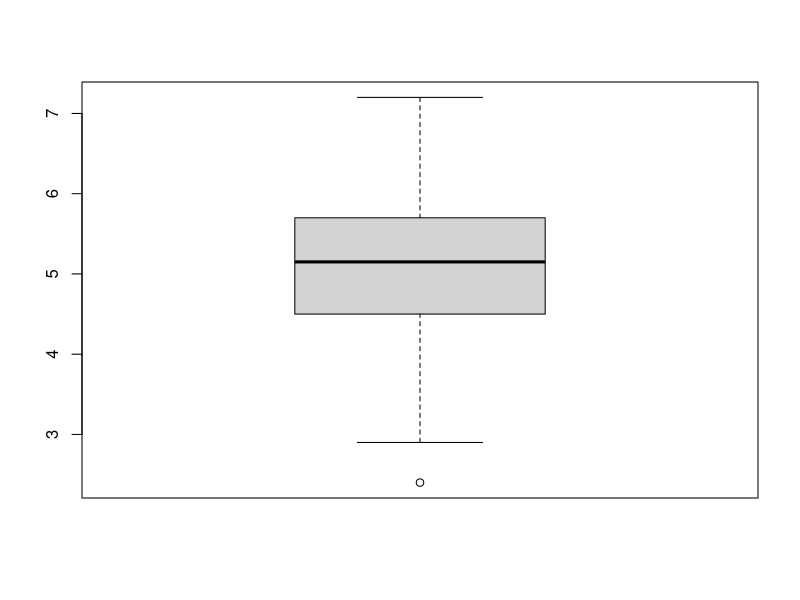
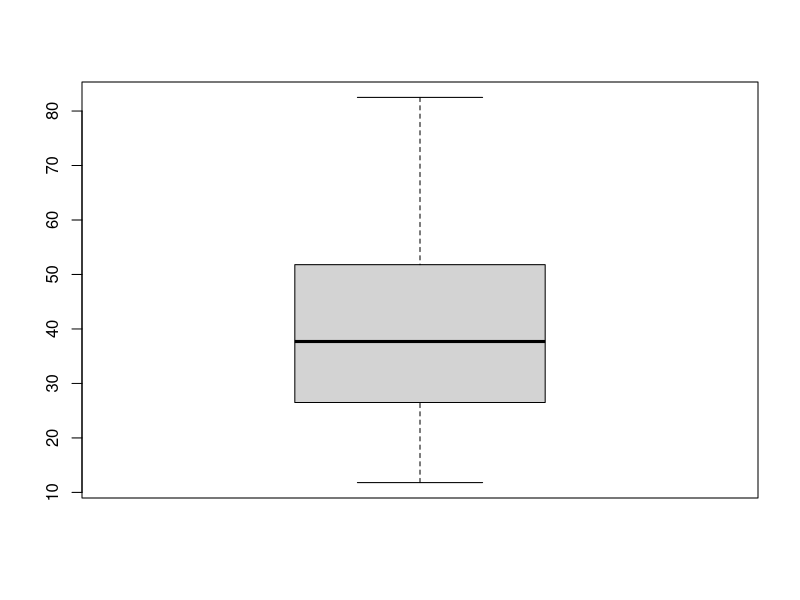
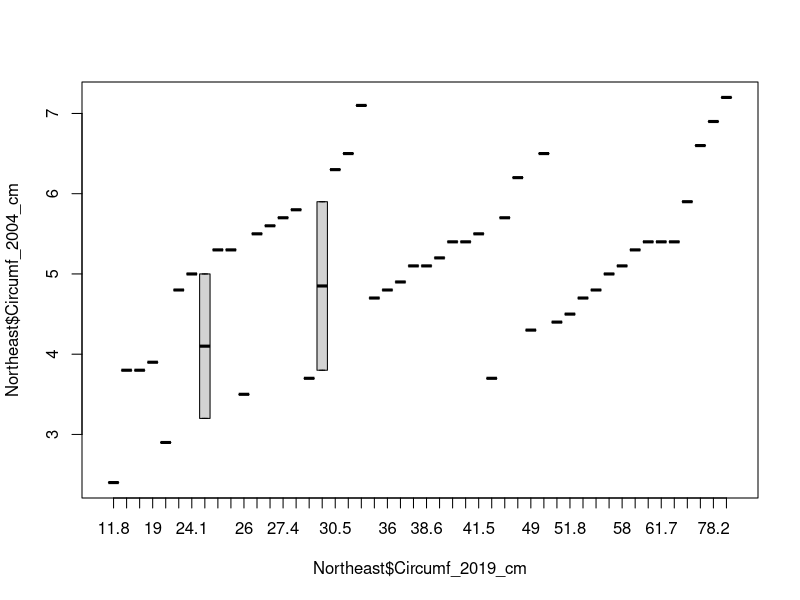
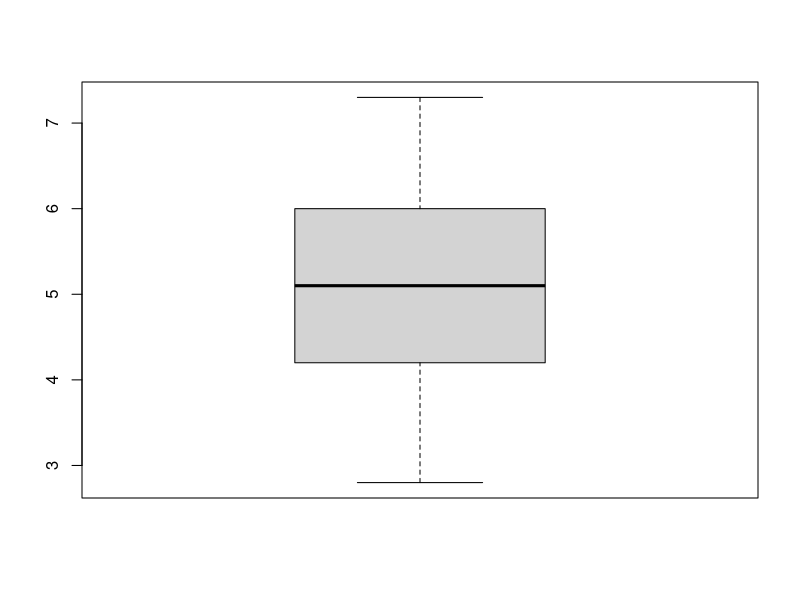
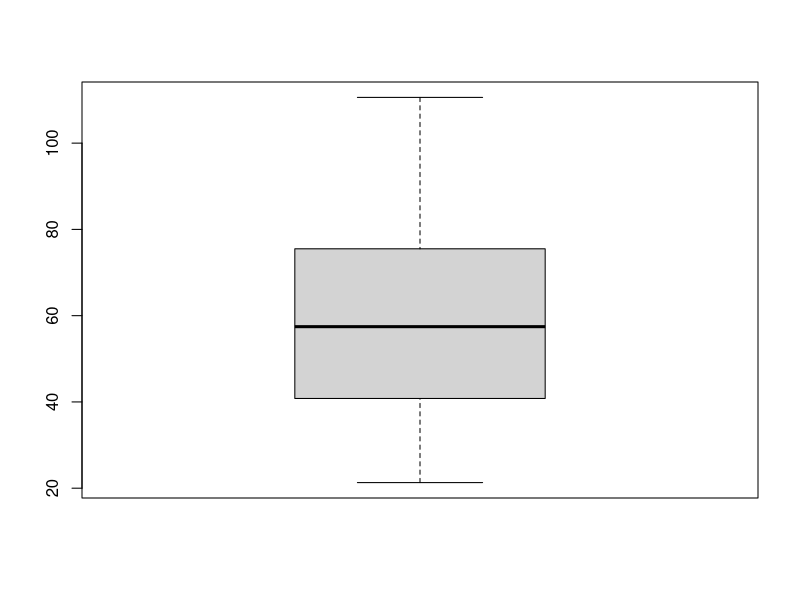
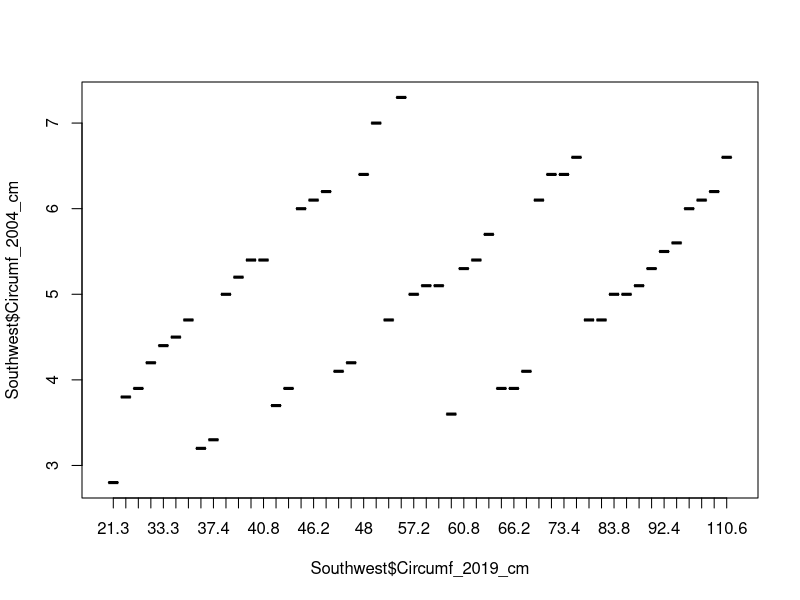

Source code (R) for these figures, in order: (Note: this script raises an error after producing the figures.)
#Q6 Import this csv file into an R object. What are the column names?

#run args() to find the arguments needed to read a csv file.
#In order to make an object, the data set needed to be saved under a name in environment. So for that, the name of the object will be given as "T"
#In oder to save the file as an object, run the command. R<-read.csv(file="tree_circumference,csv",header=true,sep=",")
#Then run the command to depict the table in console by typing R 
#In order to know the names of the columns in the cvs file, run the command colnames(R)
#This step will provide you with column names as characters. Characters are vectors.
args(read.csv)

R<-read.csv(file = "growth_data.csv",header = TRUE,sep = ",")
R

colnames(R)


#Q7 Calculate the mean and standard deviation of tree circumference at the start and end of the study at both sites.

#Use the function mean() and sd() to calculate the mean and sd in the Numerics. It shuould be noted that the column needed to be specified from the Table(R)
#Make a subset for two sites(northeast and southwest). Name the subset as "Northeast" and "Southwest"
#define the arguments you want to include in the subsets.
#As for an example;In Northeast <-(R[R$Site=="northeast",]) - the name of the subset is Northeast. R is the table which include the data of cvs file. 
#Define the column in the table using the symbol($).== syntax defines R$Site eqivalent to northeast.
#"" syntax is used in northeast as northeast is a character. 
#In, Northeast <-(R[R$Site=="northeast",]) the comma after "northeast" suggest that the function is run in all columns.

#Northeast
Northeast <-(R[R$Site=="northeast",])
Northeast
mean(Northeast$Circumf_2004_cm)
sd(Northeast$Circumf_2004_cm)
mean(Northeast$Circumf_2019_cm)
sd(Northeast$Circumf_2019_cm)


#Southwest
Southwest <-(R[R$Site=="southwest",])
Southwest
mean(Southwest$Circumf_2004_cm)
sd(Southwest$Circumf_2004_cm)
mean(Southwest$Circumf_2019_cm)
sd(Southwest$Circumf_2019_cm)




#Q8 Make a box plot of tree circumference at the start and end of the study at both sites.
#use the function boxplot() to obtain the box plot for specific column.
#since it is for both the sites, it is better to run the function by selecting Northeast and Southwest objects instead R.
# The boxplot diagrams for both start and the end of the stduy  
boxplot(Northeast$Circumf_2004_cm)
boxplot(Northeast$Circumf_2019_cm)
boxplot(Northeast$Circumf_2004_cm ~ Northeast$Circumf_2019_cm, horizontal = F)

boxplot(Southwest$Circumf_2004_cm)
boxplot(Southwest$Circumf_2019_cm)
boxplot(Southwest$Circumf_2004_cm ~ Southwest$Circumf_2019_cm)

#Q9 Calculate the mean growth over the past 10 years at each site.
#run args() funtion to find the arguments needed for the rowMeans. 
#The reason for the use of rowMeans is that this fucntion will produce the mean in considering the every row where as columns are being sellected.
#column 4 and column 6 are specified as they hold data for a 10 years time period.

args(rowMeans)
rowMeans(Northeast[,c(4:6)])
rowMeans(Southwest[,c(4:6)])


#Q10 Use the t.test and wilcox.test functions to estimate the p-value that the 10 year growth is different at
##the two sites.

growth_Northeast<-c(Northeast[,c(4:6)])
growth_Northeast
is.character(growth_Northeast)
class(growth_Northeast)
as.factor(growth_Northeast)




p <-as.data.frame(growth_Northeast)
growth_Southwest <-c(Southwest[,c(4:6)])
q <-as.data.frame(growth_Southwest)
?t.test
args(t.test)

growthin10 <- rowMeans(R[,c(4:6)])

R$growthin10 <- rowMeans(R[,c(4:6)])
R
t.test(growthin10~R$Site,alternative="greater")

growthin10 <- rowMeans(R[,c(4:6)])

wilcox.test(growthin10~R$Site,alternative="greater")
